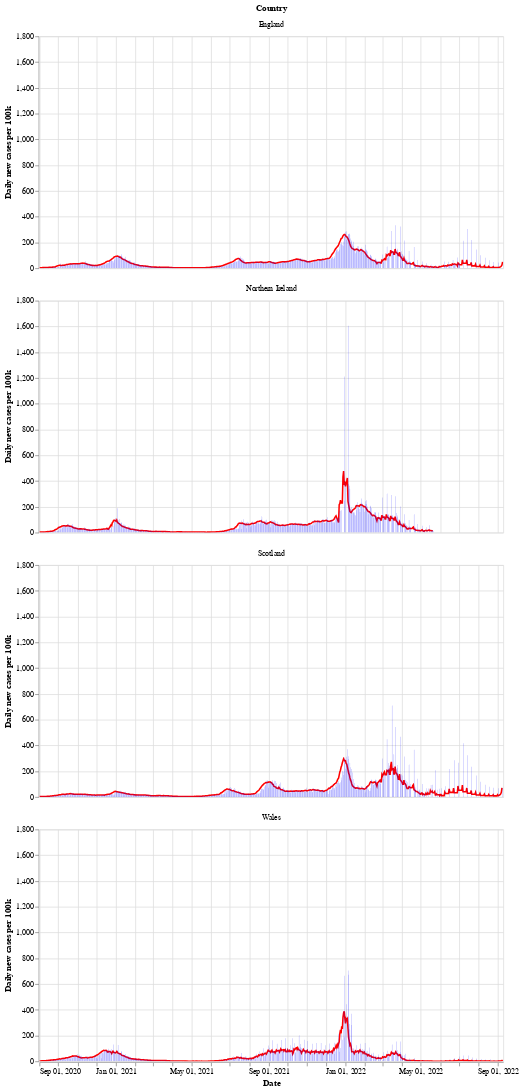

Notebook code for this chart:
### Markdown cell above
Next is a bar chart of the number of new cases in each country (per 100k population), with the 7 day moving average of cases. Again we see that Wales saw a longer period of raising and falling cases compared to the other countries.

After a period of cases falling, each nation is now seeing a rise in the number of cases - especially in Wales.

### Code cell
# collapse
bars = alt.Chart(uk_cases).mark_bar().encode(
    x=alt.X("yearmonthdate(date):T", axis=alt.Axis(title='Date')),
    y=alt.Y("newCasesRate:Q", axis=alt.Axis(title='Daily new cases per 100k')),
    tooltip='newCasesRate',
    color=alt.condition(
        alt.datum.dailyChange > 0,
        alt.value("orange"),  # The positive color
        alt.value("blue")  # The negative color
    )
).properties(title='New cases per 100k population with rolling 7 day average', width=600).interactive()
line = alt.Chart(uk_cases).mark_line(
    color='red',
    size=2,
).transform_window(
    rolling_mean='mean(newCasesRate)',
    frame=[0, 7],
    groupby=['areaName']
).encode(
    x='yearmonthdate(date):T',
    y='rolling_mean:Q'
)
alt.layer(line, bars, data=uk_cases).facet(alt.Row('areaName', title='Country'), columns=1)

### Figure 1 — Vega-Lite specification as saved in the notebook (floating-point values rounded to 4 significant figures; data arrays with more than 128 entries replaced by an {"elided": "..."} marker saying what was removed)
{"config": {"view": {"continuousWidth": 400, "continuousHeight": 300}}, "data": {"name": "data-017edd3ed3a45113eb5f7e0ca3a54554"}, "facet": {"type": "nominal", "field": "areaName", "title": "Country"}, "spec": {"layer": [{"mark": {"type": "line", "color": "red", "size": 2}, "encoding": {"x": {"type": "temporal", "field": "date", "timeUnit": "yearmonthdate"}, "y": {"type": "quantitative", "field": "rolling_mean"}}, "transform": [{"window": [{"op": "mean", "field": "newCasesRate", "as": "rolling_mean"}], "frame": [0, 7], "groupby": ["areaName"]}]}, {"mark": "bar", "encoding": {"color": {"condition": {"value": "orange", "test": "(datum.dailyChange > 0)"}, "value": "blue"}, "tooltip": {"type": "quantitative", "field": "newCasesRate"}, "x": {"type": "temporal", "axis": {"title": "Date"}, "field": "date", "timeUnit": "yearmonthdate"}, "y": {"type": "quantitative", "axis": {"title": "Daily new cases per 100k"}, "field": "newCasesRate"}}, "selection": {"selector002": {"type": "interval", "bind": "scales", "encodings": ["x", "y"]}}, "title": "New cases per 100k population with rolling 7 day average", "width": 600}]}, "columns": 1, "$schema": "https://vega.github.io/schema/vega-lite/v4.8.1.json", "datasets": {"data-017edd3ed3a45113eb5f7e0ca3a54554": {"elided": "2840 records"}}}
